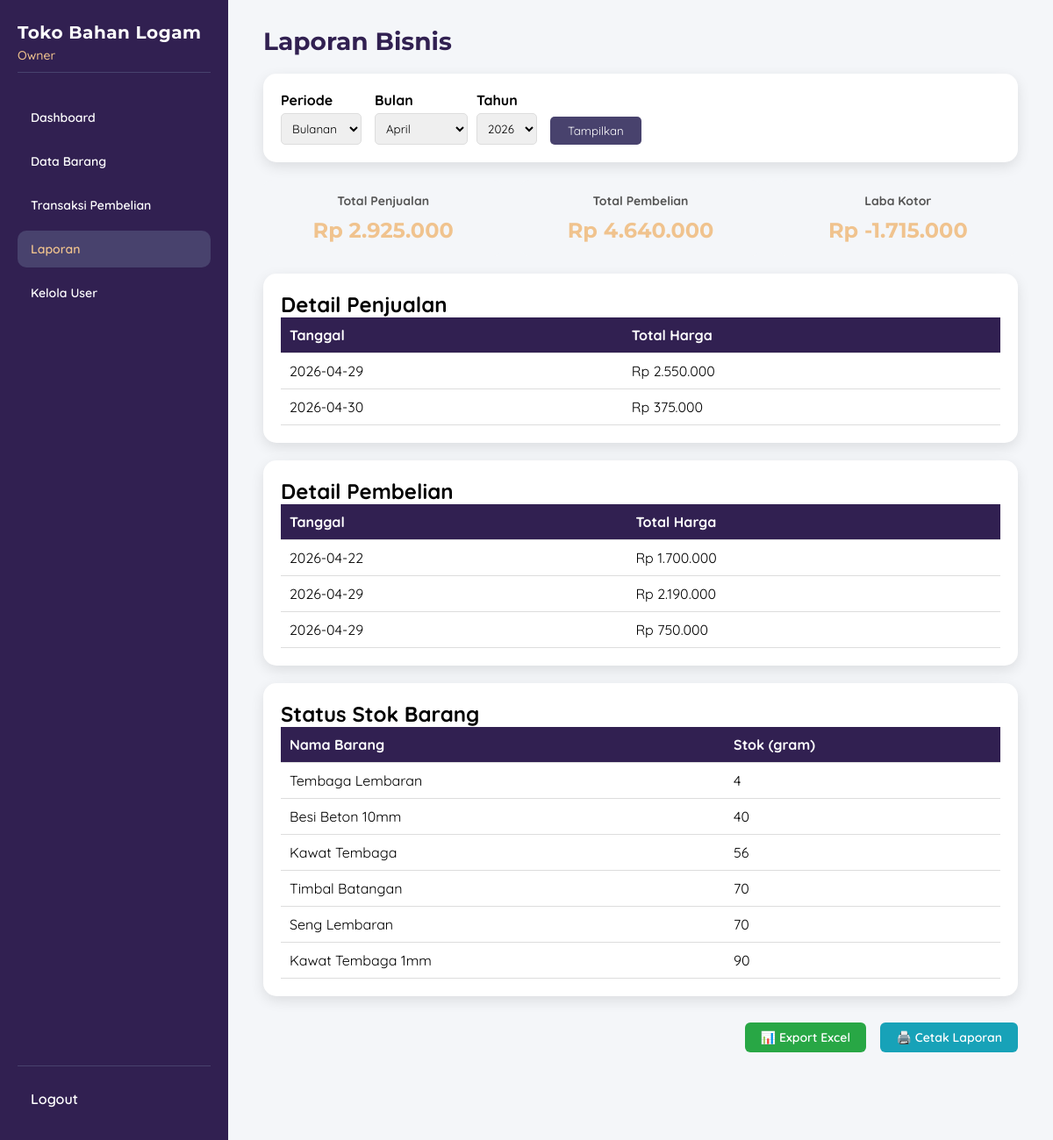
Screenshot of /Owner/laporan.php (signed in) with the database file from the repository.
### tables this page shows
CREATE TABLE `transaksi_jual` (
  `idTransaksiJual` int(11) NOT NULL,
  `tanggal` date NOT NULL,
  `total_harga` decimal(15,2) NOT NULL,
  `kasir` varchar(50) NOT NULL,
  `created_at` timestamp NOT NULL DEFAULT current_timestamp()
);

CREATE TABLE `transaksi_beli` (
  `idTransaksiBeli` int(11) NOT NULL,
  `tanggal` date NOT NULL,
  `supplier` varchar(100) NOT NULL,
  `total_harga` decimal(15,2) NOT NULL,
  `created_at` timestamp NOT NULL DEFAULT current_timestamp()
);

CREATE TABLE `barang` (
  `idBarang` int(11) NOT NULL,
  `nama_barang` varchar(100) NOT NULL,
  `jenis_logam` varchar(50) NOT NULL,
  `berat_gram` decimal(10,2) NOT NULL,
  `harga_beli` decimal(15,2) NOT NULL,
  `harga_jual` decimal(15,2) NOT NULL,
  `stok` int(11) NOT NULL DEFAULT 0,
  `created_at` timestamp NOT NULL DEFAULT current_timestamp()
);

### Owner/laporan.php (the view, shortened to what this page needs)
<?php
include '../koneksi.php';
$periode = isset($_GET['periode']) ? $_GET['periode'] : 'bulanan';
$bulan = isset($_GET['bulan']) ? (int)$_GET['bulan'] : date('m');
$tahun = isset($_GET['tahun']) ? (int)$_GET['tahun'] : date('Y');
$tanggal_mulai = isset($_GET['tanggal_mulai']) ? $_GET['tanggal_mulai'] : date('Y-m-01');
$tanggal_selesai = isset($_GET['tanggal_selesai']) ? $_GET['tanggal_selesai'] : date('Y-m-d');
$sql_penjualan = "";
if ($periode == 'harian') {
    $sql_penjualan = "SELECT tanggal, total_harga FROM transaksi_jual WHERE tanggal BETWEEN '$tanggal_mulai' AND '$tanggal_selesai' ORDER BY tanggal";
} elseif ($periode == 'tahunan') {
    $sql_penjualan = "SELECT MONTH(tanggal) as bulan, SUM(total_harga) as total FROM transaksi_jual WHERE YEAR(tanggal) = $tahun GROUP BY MONTH(tanggal) ORDER BY bulan";
} else {
    $sql_penjualan = "SELECT tanggal, total_harga FROM transaksi_jual WHERE MONTH(tanggal) = $bulan AND YEAR(tanggal) = $tahun ORDER BY tanggal";
}
$result_penjualan = mysqli_query($conn, $sql_penjualan);
$sql_pembelian = "";
if ($periode == 'harian') {
    $sql_pembelian = "SELECT tanggal, total_harga FROM transaksi_beli WHERE tanggal BETWEEN '$tanggal_mulai' AND '$tanggal_selesai' ORDER BY tanggal";
} elseif ($periode == 'tahunan') {
    $sql_pembelian = "SELECT MONTH(tanggal) as bulan, SUM(total_harga) as total FROM transaksi_beli WHERE YEAR(tanggal) = $tahun GROUP BY MONTH(tanggal) ORDER BY bulan";
} else {
    $sql_pembelian = "SELECT tanggal, total_harga FROM transaksi_beli WHERE MONTH(tanggal) = $bulan AND YEAR(tanggal) = $tahun ORDER BY tanggal";
}
$result_pembelian = mysqli_query($conn, $sql_pembelian);
$sql_stok = "SELECT nama_barang, stok FROM barang ORDER BY stok ASC";
$result_stok = mysqli_query($conn, $sql_stok);
$total_penjualan = 0;
$total_pembelian = 0;
if ($periode == 'harian') {
    $q = mysqli_query($conn, "SELECT SUM(total_harga) as total FROM transaksi_jual WHERE tanggal BETWEEN '$tanggal_mulai' AND '$tanggal_selesai'");
    $total_penjualan = mysqli_fetch_assoc($q)['total'] ?? 0;
    $q2 = mysqli_query($conn, "SELECT SUM(total_harga) as total FROM transaksi_beli WHERE tanggal BETWEEN '$tanggal_mulai' AND '$tanggal_selesai'");
    $total_pembelian = mysqli_fetch_assoc($q2)['total'] ?? 0;
} else {
    $q = mysqli_query($conn, "SELECT SUM(total_harga) as total FROM transaksi_jual WHERE MONTH(tanggal) = $bulan AND YEAR(tanggal) = $tahun");
    $total_penjualan = mysqli_fetch_assoc($q)['total'] ?? 0;
    $q2 = mysqli_query($conn, "SELECT SUM(total_harga) as total FROM transaksi_beli WHERE MONTH(tanggal) = $bulan AND YEAR(tanggal) = $tahun");
    $total_pembelian = mysqli_fetch_assoc($q2)['total'] ?? 0;
}
$laba_kotor = $total_penjualan - $total_pembelian;
?>
<!DOCTYPE html>
<html>
<head>
    <link rel="stylesheet" href="dashboard_admin.css">
</head>
<body>
<div class="dashboard">
    <div class="sidebar">
        <h2>Toko Bahan Logam</h2>
        <p class="role">Owner</p>
        <ul>
            <li><a href="dashboard_admin.php">Dashboard</a></li>
            <li><a href="barang.php">Data Barang</a></li>
            <li><a href="pembelian.php">Transaksi Pembelian</a></li>
            <li class="active"><a href="laporan.php">Laporan</a></li>
            <li><a href="user.php">Kelola User</a></li>
        </ul>
        <div class="logout">
            <a href="../logout.php">Logout</a>
        </div>
    </div>
    <div class="main">
        <div class="topbar">
            <h1>Laporan Bisnis</h1>
        </div>
        <div class="filter-card">
            <form method="GET" class="filter-form">
                <div class="form-group">
                    <label>Periode</label>
                    <select name="periode" id="periode" onchange="this.form.submit()">
                        <option value="bulanan" <?= $periode == 'bulanan' ? 'selected' : '' ?>>Bulanan</option>
                    </select>
                </div>
                <div id="range_bulanan" style="display: <?= $periode == 'bulanan' ? 'flex' : 'none' ?>; gap: 10px;">
                    <div class="form-group">
                        <label>Bulan</label>
                        <select name="bulan">
                            <?php for($m=1; $m<=12; $m++): ?>
                            <option value="<?= $m ?>" <?= $bulan == $m ? 'selected' : '' ?>><?= date('F', mktime(0,0,0,$m,1)) ?></option>
                            <?php endfor; ?>
                        </select>
                    </div>
                    <div class="form-group">
                        <label>Tahun</label>
                        <select name="tahun">
                            <?php for($y=2020; $y<=date('Y'); $y++): ?>
                            <option value="<?= $y ?>" <?= $tahun == $y ? 'selected' : '' ?>><?= $y ?></option>
                            <?php endfor; ?>
                        </select>
                    </div>
                </div>
                <button type="submit" class="btn-filter">Tampilkan</button>
            </form>
        </div>
        <div class="stats-grid">
            <div class="stat-box">
                <h3>Total Penjualan</h3>
                <p class="value">Rp <?= number_format($total_penjualan, 0, ',', '.') ?></p>
            </div>
            <div class="stat-box">
                <h3>Total Pembelian</h3>
                <p class="value">Rp <?= number_format($total_pembelian, 0, ',', '.') ?></p>
            </div>
            <div class="stat-box">
                <h3>Laba Kotor</h3>
                <p class="value">Rp <?= number_format($laba_kotor, 0, ',', '.') ?></p>
            </div>
        </div>
        <div class="table-card">
            <h2>Detail Penjualan</h2>
            <table>
                <thead>
                    <tr><th>Tanggal</th><th>Total Harga</th></tr>
                </thead>
                <tbody>
                    <?php if(mysqli_num_rows($result_penjualan) > 0): ?>
                        <?php while($row = mysqli_fetch_assoc($result_penjualan)): ?>
                        <tr>
                            <td><?= $periode == 'tahunan' ? bulanIndo($row['bulan']) : $row['tanggal'] ?></td>
                            <td>Rp <?= number_format($row['total'] ?? $row['total_harga'], 0, ',', '.') ?></td>
                        </tr>
                        <?php endwhile; ?>
                    <?php else: ?>
                        <tr><td colspan="2">Tidak ada data penjualan</td></tr>
                    <?php endif; ?>
                </tbody>
            </table>
        </div>
        <div class="table-card">
            <h2>Detail Pembelian</h2>
            <table>
                <thead><tr><th>Tanggal</th><th>Total Harga</th></tr></thead>
                <tbody>
                    <?php if(mysqli_num_rows($result_pembelian) > 0): ?>
                        <?php while($row = mysqli_fetch_assoc($result_pembelian)): ?>
                        <tr>
                            <td><?= $periode == 'tahunan' ? bulanIndo($row['bulan']) : $row['tanggal'] ?></td>
                            <td>Rp <?= number_format($row['total'] ?? $row['total_harga'], 0, ',', '.') ?></td>
                        </tr>
                        <?php endwhile; ?>
                    <?php else: ?>
                        <tr><td colspan="2">Tidak ada data pembelian</td></tr>
                    <?php endif; ?>
                </tbody>
            </table>
        </div>
        <div class="table-card">
            <h2>Status Stok Barang</h2>
            <table>
                <thead><tr><th>Nama Barang</th><th>Stok (gram)</th></tr></thead>
                <tbody>
                    <?php while($row = mysqli_fetch_assoc($result_stok)): ?>
                    <tr>
                        <td><?= htmlspecialchars($row['nama_barang']) ?></td>
                        <td><?= number_format($row['stok'], 0) ?></td>
                    </tr>
                    <?php endwhile; ?>
                </tbody>
            </table>
        </div>
        <div class="action-buttons">
            <a href="export_laporan_excel.php?periode=<?= $periode ?>&bulan=<?= $bulan ?>&tahun=<?= $tahun ?>&tanggal_mulai=<?= $tanggal_mulai ?>&tanggal_selesai=<?= $tanggal_selesai ?>" class="btn-export">📊 Export Excel</a>
            <button class="btn-print" onclick="window.print()">🖨️ Cetak Laporan</button>
        </div>
    </div>
</div>
</body>
</html>

### Owner/dashboard_admin.css (style rules this page uses)
* { margin: 0; padding: 0; box-sizing: border-box; }
body { font-family: 'Quicksand', sans-serif; background: #e5e5e5; height: 100vh; overflow: hidden; }
.dashboard, .container { display: flex; height: 100vh; width: 100%; }
.sidebar { width: 260px; background: #312051; color: white; display: flex; flex-direction: column; padding: 25px 20px; height: 100vh; overflow-y: auto; }
.sidebar h2 { font-family: 'Montserrat', sans-serif; font-size: 20px; margin-bottom: 5px; font-weight: 700; letter-spacing: 0.5px; }
.sidebar .role { font-family: 'Quicksand', sans-serif; color: #F0C38E; font-size: 14px; margin-bottom: 30px; padding-bottom: 10px; border-bottom: 1px solid #48426D; font-weight: 500; }
.sidebar ul { list-style: none; flex: 1; padding: 0; }
.sidebar li { margin-bottom: 8px; position: relative; }
.sidebar li a { display: block; padding: 12px 15px; color: white; text-decoration: none; border-radius: 10px; background: transparent; pointer-events: auto !important; position: relative; z-index: 10; font-family: 'Quicksand', sans-serif; font-weight: 600; font-size: 14px; transition: all 0.3s; }
.sidebar li a:hover, .sidebar li.active a { background: #48426D; color: #F0C38E; }
.logout { margin-top: auto; border-top: 1px solid #48426D; padding-top: 15px; }
.logout a { display: block; padding: 12px 15px; color: white; text-decoration: none; font-family: 'Quicksand', sans-serif; font-weight: 600; }
.main { flex: 1; padding: 30px 40px; overflow-y: auto; background: #f4f6f9; }
.main h1 { font-family: 'Montserrat', sans-serif; font-size: 28px; color: #312051; margin-bottom: 20px; font-weight: 700; }
input, select, textarea, button, .btn, a, .btn-add, .btn-delete, .btn-edit, .btn-search, .btn-submit, .btn-filter, .btn-export, .btn-print, .remove-item { font-family: 'Quicksand', sans-serif; }
.number, .big, .value, .stat-card .big, .total-box, .total { font-family: 'Montserrat', sans-serif; font-weight: 700; }

### Owner/laporan.php (style rules this page uses)
.main { padding-bottom: 60px; }
.action-buttons { text-align: right; margin-top: 30px; margin-bottom: 40px; clear: both; }
.btn-export, .btn-print { display: inline-block; padding: 8px 18px; font-size: 14px; font-family: 'Quicksand', sans-serif; font-weight: 600; border: none; border-radius: 6px; cursor: pointer; text-decoration: none; margin-left: 12px; transition: 0.2s; text-align: center; min-width: 130px; }
.btn-export { background: #28a745; color: white; }
.btn-print { background: #17a2b8; color: white; }
.filter-card, .stats-card, .table-card { background: white; padding: 20px; border-radius: 15px; margin-bottom: 20px; box-shadow: 0 5px 15px rgba(0,0,0,0.1); }
.filter-form { display: flex; gap: 15px; flex-wrap: wrap; align-items: flex-end; }
.filter-form .form-group { margin-bottom: 0; }
.filter-form label { font-weight: bold; display: block; margin-bottom: 5px; }
.filter-form input, .filter-form select { padding: 8px; border-radius: 5px; border: 1px solid #ddd; }
.btn-filter { background: #48426D; color: white; border: none; padding: 8px 20px; border-radius: 5px; cursor: pointer; }
.stats-grid { display: grid; grid-template-columns: repeat(3, 1fr); gap: 20px; margin-bottom: 20px; }
.stat-box { background: #f4f6f9; padding: 15px; border-radius: 10px; text-align: center; }
.stat-box h3 { margin: 0; color: #555; font-size: 14px; }
.stat-box .value { font-size: 24px; font-weight: bold; color: #F0C38E; margin: 10px 0 0; }
table { width: 100%; border-collapse: collapse; }
th, td { padding: 10px; border-bottom: 1px solid #ddd; text-align: left; }
th { background: #312051; color: white; }

### rows the page displays
transaksi_jual: tanggal "2026-04-29", total_harga "2.550.000"
transaksi_jual: tanggal "2026-04-30", total_harga "375.000"
transaksi_beli: tanggal "2026-04-22", total_harga "1.700.000"
transaksi_beli: tanggal "2026-04-29", total_harga "2.190.000"
transaksi_beli: tanggal "2026-04-29", total_harga "750.000"
barang: nama_barang "Tembaga Lembaran", stok "4"
barang: nama_barang "Besi Beton 10mm", stok "40"
barang: nama_barang "Kawat Tembaga", stok "56"
barang: nama_barang "Timbal Batangan", stok "70"
barang: nama_barang "Seng Lembaran", stok "70"
barang: nama_barang "Kawat Tembaga 1mm", stok "90"

### other values shown
$total_penjualan "2.925.000"
$total_pembelian "4.640.000"
$laba_kotor "-1.715.000"
form field bulan "April"
form field tahun "2026"
